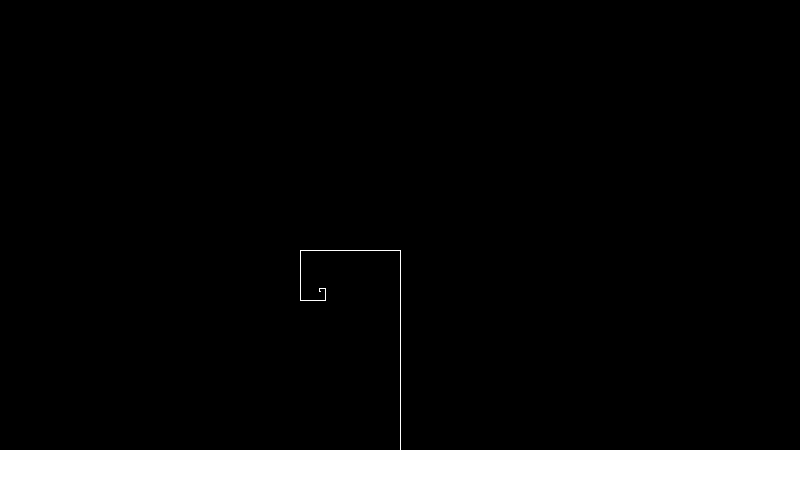
Frame 1 (no input)
Frame 60 (the mouse pressed at the canvas centre just before this capture): identical to frame 1, image omitted
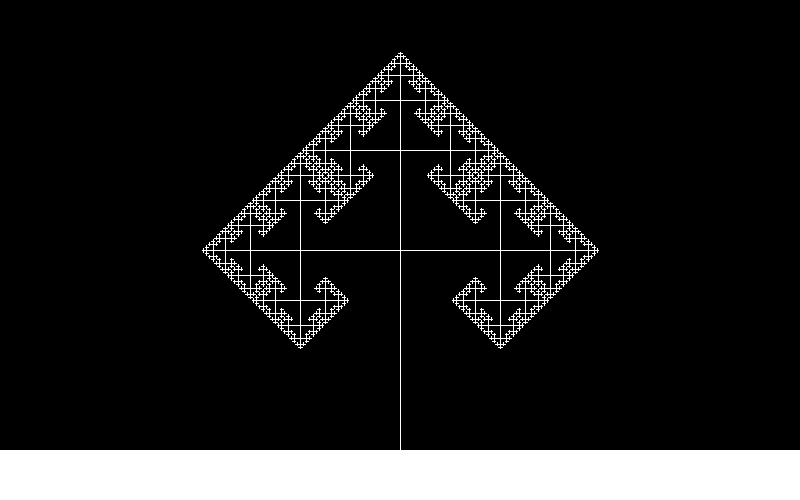
Frame 120 (the mouse held since frame 60 and released just before this capture)

The Processing sketch that drew these frames (run headless with seeded random() and noise(); from frame 60 on, the mouse is pressed at the canvas centre):

// Processing sketch: processing_146375
// ── processing_146375.pde

float startSize = 200;
float angle1, angle2;

void setup() {
  size(800, 500);
  stroke(255);
  fill(255);
  noSmooth();
}

void draw() {
  background(0);

  //asthetic design
  rect(0, height / 2 + startSize, width, height);
  translate(width / 2, height / 2 + startSize);

  angle1 = map(mouseY, 0, height, 0, PI); //angle between branches
  angle2 = map(mouseX, 0, width, -HALF_PI, HALF_PI);  //angle of center branch from center

  drawFractal(startSize);
}

void drawFractal(float lineSize) {
  if (lineSize > 1) {

    //rotates only branches after initial "trunk"
    if (lineSize != startSize) {
      rotate(angle2);
    }

    translate(0, -lineSize);
    line(0, 0, 0, lineSize);

    rotate(-angle1);

    for (int i = 0; i < 3; i++) {
      pushMatrix();
      drawFractal(lineSize / 2);
      popMatrix();
      rotate(angle1);
    }
  }
}
